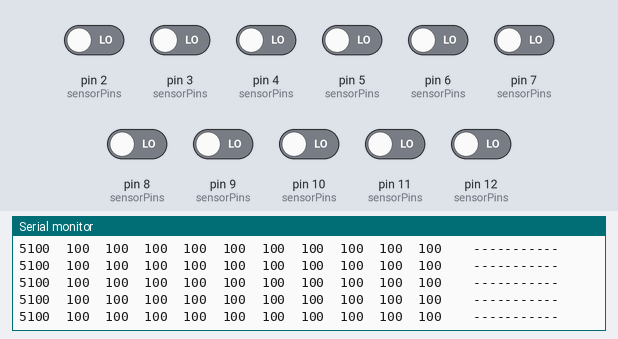
This sketch was run on a simulated Arduino Uno, built with avr-gcc and run on an emulated ATmega328P. Parts: the last lines printed to the serial monitor. The test bench sets the inputs (shaded band); at power-on: pin 2 (sensorPins), pin 3 (sensorPins), pin 4 (sensorPins), pin 5 (sensorPins), pin 6 (sensorPins), pin 7 (sensorPins), pin 8 (sensorPins), pin 9 (sensorPins), pin 10 (sensorPins), pin 11 (sensorPins), pin 12 (sensorPins) LOW.

Above: at 1.7 s.
1.8 s: pin 2 (sensorPins) driven HIGH
At 1.86 s:
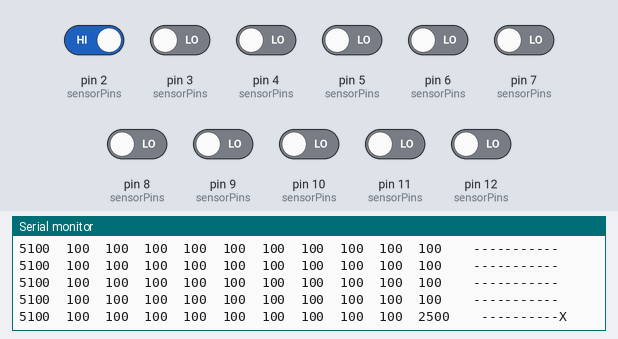
3.4 s: pin 3 (sensorPins) driven HIGH
At 3.44 s:
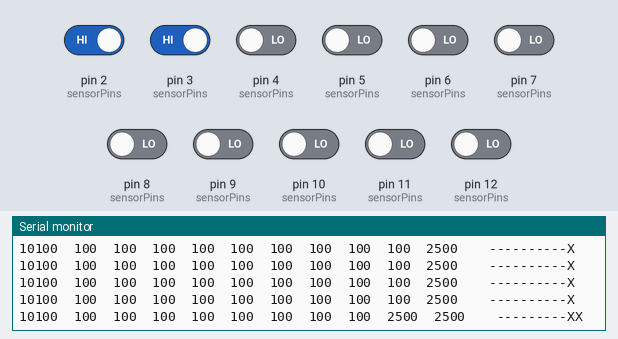
5.0 s: pin 4 (sensorPins) driven HIGH
At 5.03 s:
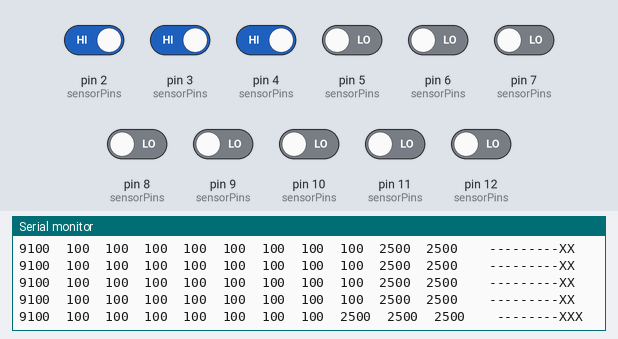
6.5 s: pin 5 (sensorPins) driven HIGH
At 6.64 s:
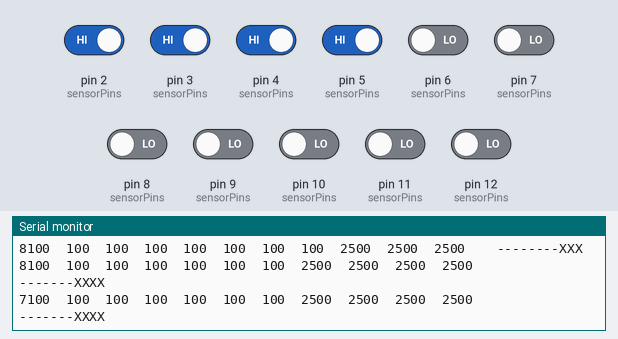
8.1 s: pin 6 (sensorPins) driven HIGH
At 8.21 s:
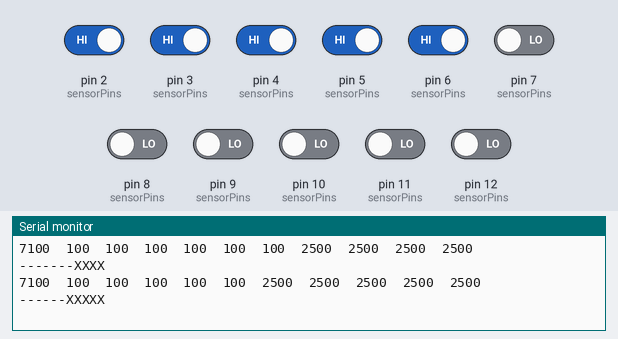
9.7 s: pin 7 (sensorPins) driven HIGH
At 9.81 s:
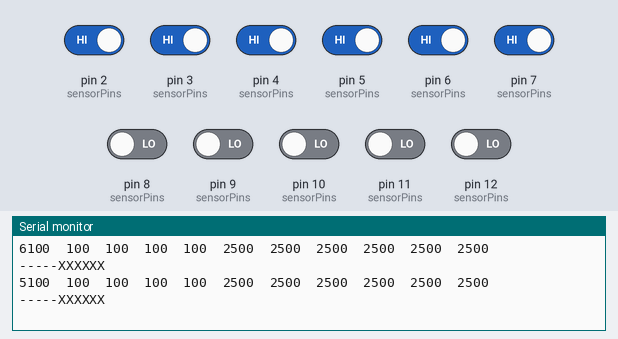

The sketch:

OOPbase6.ino
```cpp
#include <QTRSensors.h>

class SensorObj {
private:
    int sensorCount_;
    uint8_t* sensorPins_;
    uint16_t* sensorThresholds_;
    uint16_t* sensorValues_;

public:
    QTRSensors qtr;

    SensorObj(int sensorCount, uint8_t* sensorPins, uint16_t* sensorThresholds) {
        this->sensorCount_ = sensorCount;
        this->sensorPins_ = new uint8_t[sensorCount];
        this->sensorValues_ = new uint16_t[sensorCount];
        this->sensorThresholds_ = new uint16_t[sensorCount];

        for (int i = 0; i < sensorCount; i++) {
            this->sensorPins_[i] = sensorPins[i];
            this->sensorThresholds_[i] = sensorThresholds[i];
            this->sensorValues_[i] = 0;
        }
    }

    int getHighestSensorValueIndex(){
        int highest_sensor_value = 0;
        int highest_sensor_value_index = 5;

        for (int i1 = 0; i1 < sensorCount_; i1++) {
            if (sensorValues_[i1] > sensorThresholds_[i1]) {

                if(sensorValues_[i1] > highest_sensor_value){
                    highest_sensor_value = sensorValues_[i1];
                    highest_sensor_value_index = i1;
                }

            }
        }

        return highest_sensor_value_index;
    }

    int* getMotorSpeedsFromHighestIndex(int highest_sensor_value_index){
        int motorSpeeds[2] = {0,0};
        if(highest_sensor_value_index < 4){
        motorSpeeds[0] = 0;
        motorSpeeds[1] = 255;
        }
        else if(highest_sensor_value_index < 7){
            motorSpeeds[0] = 255;
            motorSpeeds[1] = 0;
        }
        else{
            motorSpeeds[0] = 255;
            motorSpeeds[1] = 255;
        }
        return motorSpeeds;
    }

    void deBug(){
        for (int i = 0; i < sensorCount_; i++) {
            Serial.print(sensorValues_[i]);
            Serial.print('\t');
        }
        Serial.print('\t');

        for (int i = 0; i < sensorCount_; i++) {
            if (sensorValues_[i] > sensorThresholds_[i]) {
                Serial.print("X");
            } else {
                Serial.print("-");
            }
        }
        Serial.println();
    }

    void readArray() {
        qtr.read(sensorValues_);
        //deBug();

    }

    uint8_t* getSensorPins() const {
        return sensorPins_;
    }

    int getSensorCount() const {
        return sensorCount_;
    }

    ~SensorObj() {
        delete[] sensorPins_;
        delete[] sensorValues_;
        delete[] sensorThresholds_;
    }

};

class MotorsObj {
    public:
    int rightMotorPin;
    int leftMotorPin;
    int rightMotorSpeed = 0;
    int leftMotorSpeed = 0;

    MotorsObj(int rightMotorPin, int leftMotorPin){
        this->rightMotorPin = rightMotorPin;
        this->leftMotorPin = leftMotorPin;

    }

void setMotorSpeed(int* motorSpeeds){
    this->leftMotorSpeed = motorSpeeds[0];
    this->rightMotorSpeed = motorSpeeds[1];
    analogWrite(this->rightMotorPin, this->rightMotorSpeed); //setting right motor speed
    analogWrite(this->leftMotorPin, this->leftMotorSpeed); //setting left motor speed

    Serial.print(motorSpeeds[0]);
    Serial.print('\t');
    Serial.print(motorSpeeds[1]);
    Serial.println();
}
};

const int sensorCount = 11;
uint8_t sensorPins[] = {12,11,10, 9, 8, 7, 6, 5,4,3,2};
uint16_t sensorThresholds[] = {400,400,400,400,400,400,400,400,400,400,400};
const int rightMotorPin = A0;
const int leftMotorPin = A1;

SensorObj so(sensorCount, sensorPins, sensorThresholds);
MotorsObj motors(rightMotorPin, leftMotorPin);

void setup() {
    Serial.begin(9600);
    so.qtr.setTypeRC();
    so.qtr.setSensorPins(so.getSensorPins(), so.getSensorCount());

    delay(500);
}

void loop() {
    so.readArray();
    so.deBug();
    int highestSensorValueIndex = so.getHighestSensorValueIndex();
    Serial.print(highestSensorValueIndex);
    //motors.setMotorSpeed(so.getMotorSpeedsFromHighestIndex(highestSensorValueIndex));
    delay(50);
}
```

OOPBASE2.cpp
```cpp
#include <QTRSensors.h>

class SensorObj {
private:
    int sensorCount_;
    uint8_t* sensorPins_;
    uint16_t* sensorThresholds_;
    uint16_t* sensorValues_;

public:
    QTRSensors qtr;

    SensorObj(int sensorCount, uint8_t* sensorPins, uint16_t* sensorThresholds) {
        this->sensorCount_ = sensorCount;
        this->sensorPins_ = new uint8_t[sensorCount];
        this->sensorValues_ = new uint16_t[sensorCount];
        this->sensorThresholds_ = new uint16_t[sensorCount];

        for (int i = 0; i < sensorCount; i++) {
            this->sensorPins_[i] = sensorPins[i];
            this->sensorThresholds_[i] = sensorThresholds[i];
            this->sensorValues_[i] = 0;
        }
    }

    void readArray() {
        qtr.read(sensorValues_);

        for (int i = 0; i < sensorCount_; i++) {
            Serial.print(sensorValues_[i]);
            Serial.print('\t');
        }
        Serial.print('\t');

        for (int i = 0; i < sensorCount_; i++) {
            if (sensorValues_[i] > sensorThresholds_[i]) {
                Serial.print("X");
            } else {
                Serial.print("-");
            }
        }
        Serial.println();
    }

    int getSensorCount() const {
        return sensorCount_;
    }

    uint8_t* getSensorPins() const {
        return sensorPins_;
    }

    ~SensorObj() {
        delete[] sensorPins_;
        delete[] sensorValues_;
        delete[] sensorThresholds_;
    }
};

const int sensorCount = 1;
uint8_t sensorPins[] = {1};
uint16_t sensorThresholds[] = {500};

SensorObj so(sensorCount, sensorPins, sensorThresholds);

void setup() {
    Serial.begin(9600);

    so.qtr.setTypeRC();
    so.qtr.setSensorPins(so.getSensorPins(), so.getSensorCount());
//
//    delay(500);
}

void loop() {
    so.readArray();
    delay(50);
}
```

Measured:
- after the input at 1.8 s, the serial monitor: prints a new line after 0.05 s (image 1)
- after the input at 3.4 s, the serial monitor: prints a new line at once (image 2)
- after the input at 5.0 s, the serial monitor: prints a new line at once (image 3)
- after the input at 6.5 s, the serial monitor: prints a new line after 0.07 s (image 4)
- after the input at 8.1 s, the serial monitor: prints a new line at once (image 5)
- after the input at 9.7 s, the serial monitor: prints a new line at once (image 6)
